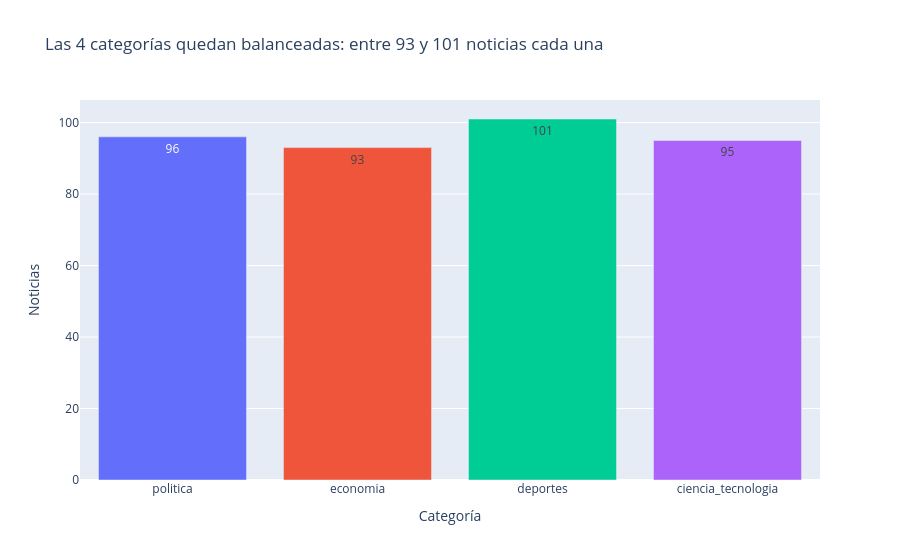

The notebook cell this image was saved under:
### Markdown cell above
## 4. Análisis exploratorio (EDA)

Los títulos de los gráficos se calculan con los datos, para que expresen la conclusión y no solo la variable.

### Code cell
conteo = df["etiqueta"].value_counts().reindex(CATEGORIAS).fillna(0).astype(int)
balanceado = (conteo.max() - conteo.min()) <= 0.25 * conteo.max()
titulo = (f"Las 4 categorías quedan {'balanceadas' if balanceado else 'desbalanceadas'}: "
          f"entre {conteo.min()} y {conteo.max()} noticias cada una")

fig1 = px.bar(conteo.rename_axis("etiqueta").reset_index(name="noticias"),
              x="etiqueta", y="noticias", color="etiqueta", text="noticias", title=titulo)
fig1.update_layout(showlegend=False, xaxis_title="Categoría", yaxis_title="Noticias")
fig1.show()

### Figure 1 — Plotly figure (JSON) as saved in the notebook; plotly's stock layout.template omitted (floating-point values rounded to 4 significant figures)
{"data": [{"hovertemplate": "etiqueta=%{x}<br>noticias=%{text}<extra></extra>", "legendgroup": "politica", "marker": {"color": "#636efa", "pattern": {"shape": ""}}, "name": "politica", "orientation": "v", "showlegend": true, "text": [96.0], "textposition": "auto", "type": "bar", "x": ["politica"], "xaxis": "x", "y": [96], "yaxis": "y"}, {"hovertemplate": "etiqueta=%{x}<br>noticias=%{text}<extra></extra>", "legendgroup": "economia", "marker": {"color": "#EF553B", "pattern": {"shape": ""}}, "name": "economia", "orientation": "v", "showlegend": true, "text": [93.0], "textposition": "auto", "type": "bar", "x": ["economia"], "xaxis": "x", "y": [93], "yaxis": "y"}, {"hovertemplate": "etiqueta=%{x}<br>noticias=%{text}<extra></extra>", "legendgroup": "deportes", "marker": {"color": "#00cc96", "pattern": {"shape": ""}}, "name": "deportes", "orientation": "v", "showlegend": true, "text": [101.0], "textposition": "auto", "type": "bar", "x": ["deportes"], "xaxis": "x", "y": [101], "yaxis": "y"}, {"hovertemplate": "etiqueta=%{x}<br>noticias=%{text}<extra></extra>", "legendgroup": "ciencia_tecnologia", "marker": {"color": "#ab63fa", "pattern": {"shape": ""}}, "name": "ciencia_tecnologia", "orientation": "v", "showlegend": true, "text": [95.0], "textposition": "auto", "type": "bar", "x": ["ciencia_tecnologia"], "xaxis": "x", "y": [95], "yaxis": "y"}], "layout": {"barmode": "relative", "legend": {"title": {"text": "etiqueta"}, "tracegroupgap": 0}, "showlegend": false, "title": {"text": "Las 4 categorías quedan balanceadas: entre 93 y 101 noticias cada una"}, "xaxis": {"anchor": "y", "categoryarray": ["politica", "economia", "deportes", "ciencia_tecnologia"], "categoryorder": "array", "domain": [0.0, 1.0], "title": {"text": "Categoría"}}, "yaxis": {"anchor": "x", "domain": [0.0, 1.0], "title": {"text": "Noticias"}}}}
